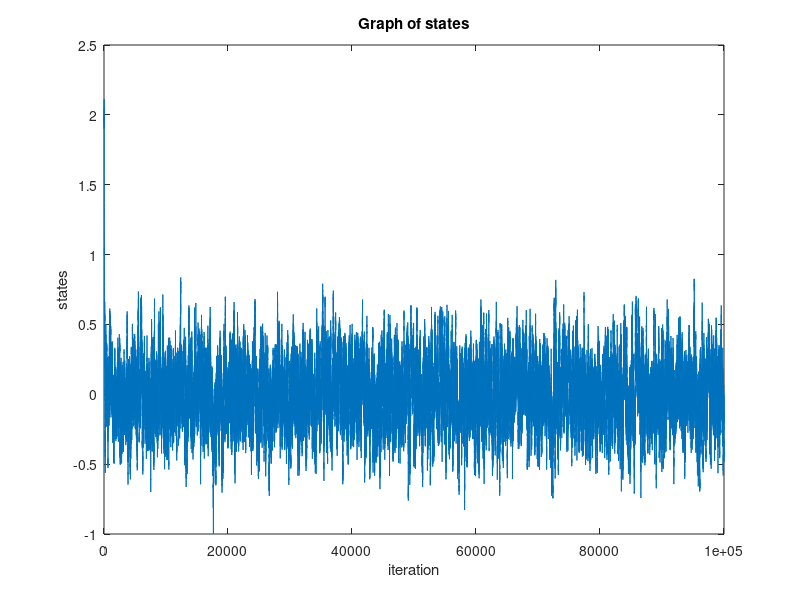
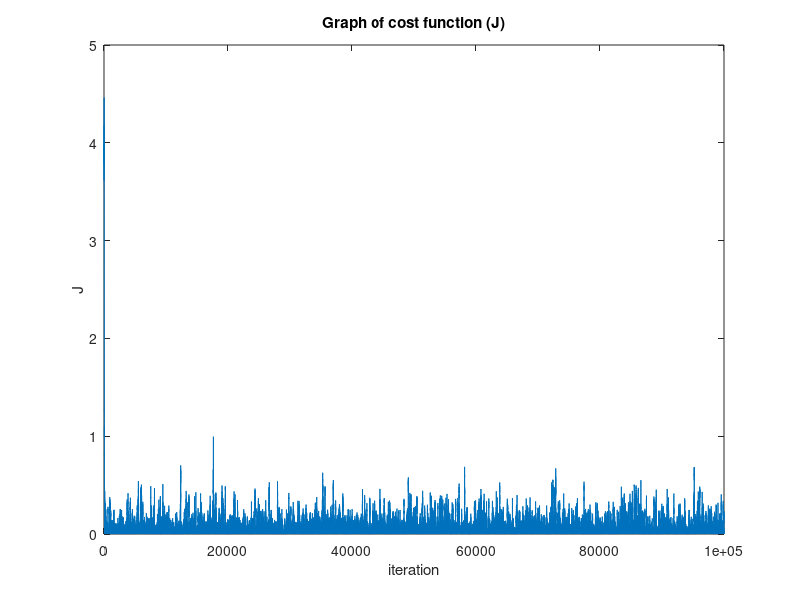

These figures' MATLAB source, in order:
% Exercicio 03

clear all
clc

x0 = 2;
number_of_iteration = 100000;
epsilon = 0.1;

x = zeros(number_of_iteration, 1);
x(1) = x0;

J = @(n) n.^2;

T = 0.1;
B = @(n) exp(-n/T);

counter = 1;
while counter < number_of_iteration
    r = 2 * rand - 1;
    xk = x(counter) + epsilon * r;
    dJ = J(xk) - J(x(counter));
    counter = counter + 1;
    if dJ < 0
        x(counter) = xk;
    else
        a = rand;
        if B(dJ) > a
            x(counter) = xk;
        else
            x(counter) = x(counter - 1);
        end
    end
end

figure
plot(1:length(x),x)
title('Graph of states')
xlabel('iteration')
ylabel('states')
path_e0 = strcat('../figs/ex3_','states','.eps');
print(path_e0,'-depsc2','-painters')

figure
plot(1:length(x),J(x))
title('Graph of cost function (J)')
xlabel('iteration')
ylabel('J')
path_e0 = strcat('../figs/ex3_','j','.eps');
print(path_e0,'-depsc2','-painters')
